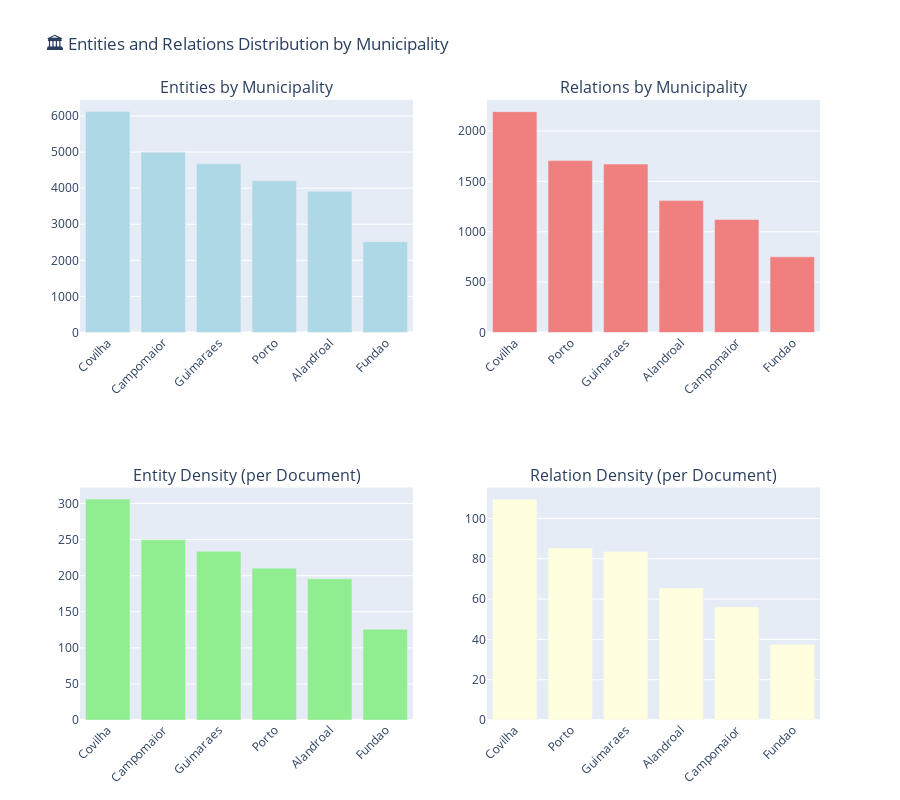

Source (notebook cell):
### Code cell
# Analysis of entities and relations by municipality
print("=== ENTITIES AND RELATIONS BY MUNICIPALITY ===")

if not entities_df.empty:
    # Group entities by municipality
    entities_by_municipality = entities_df.groupby('municipality').agg({
        'entity_id': 'count',  # Count of entities
        'entity_label': lambda x: x.value_counts().to_dict()  # Entity type distribution per municipality
    }).rename(columns={'entity_id': 'total_entities'})
    
    print("\n📊 ENTITY COUNTS BY MUNICIPALITY:")
    entities_by_municipality_sorted = entities_by_municipality.sort_values('total_entities', ascending=False)
    
    for municipality, row in entities_by_municipality_sorted.iterrows():
        total_entities = row['total_entities']
        print(f"\n🏛️ {municipality}: {total_entities:,} entities")
        
        # Show entity type breakdown for this municipality
        entity_types = row['entity_label']
        for entity_type, count in sorted(entity_types.items(), key=lambda x: x[1], reverse=True):
            percentage = (count / total_entities) * 100
            print(f"   • {entity_type}: {count:,} ({percentage:.1f}%)")

if not relations_df.empty:
    # Group relations by municipality
    relations_by_municipality = relations_df.groupby('municipality').agg({
        'relation_id': 'count',  # Count of relations
        'relation_type': lambda x: x.value_counts().to_dict()  # Relation type distribution per municipality
    }).rename(columns={'relation_id': 'total_relations'})
    
    print("\n\n🔗 RELATION COUNTS BY MUNICIPALITY:")
    relations_by_municipality_sorted = relations_by_municipality.sort_values('total_relations', ascending=False)
    
    for municipality, row in relations_by_municipality_sorted.iterrows():
        total_relations = row['total_relations']
        print(f"\n🏛️ {municipality}: {total_relations:,} relations")
        
        # Show relation type breakdown for this municipality
        relation_types = row['relation_type']
        for relation_type, count in sorted(relation_types.items(), key=lambda x: x[1], reverse=True):
            percentage = (count / total_relations) * 100
            print(f"   • {relation_type}: {count:,} ({percentage:.1f}%)")

# Create visualization combining entities and relations by municipality
if not entities_df.empty or not relations_df.empty:
    fig = make_subplots(
        rows=2, cols=2,
        subplot_titles=(
            'Entities by Municipality', 'Relations by Municipality',
            'Entity Density (per Document)', 'Relation Density (per Document)'
        ),
        specs=[[{'type': 'bar'}, {'type': 'bar'}],
               [{'type': 'bar'}, {'type': 'bar'}]]
    )
    
    # Entities by municipality
    if not entities_df.empty:
        entity_counts = entities_by_municipality_sorted['total_entities']
        fig.add_trace(
            go.Bar(
                x=entity_counts.index,
                y=entity_counts.values,
                name='Entities',
                marker_color='lightblue'
            ),
            row=1, col=1
        )
        
        # Calculate entity density (entities per document)
        if not documents_df.empty:
            doc_counts_by_municipality = documents_df['municipality'].value_counts()
            entity_density = entity_counts / doc_counts_by_municipality.reindex(entity_counts.index)
            
            fig.add_trace(
                go.Bar(
                    x=entity_density.index,
                    y=entity_density.values,
                    name='Entity Density',
                    marker_color='lightgreen'
                ),
                row=2, col=1
            )
    
    # Relations by municipality
    if not relations_df.empty:
        relation_counts = relations_by_municipality_sorted['total_relations']
        fig.add_trace(
            go.Bar(
                x=relation_counts.index,
                y=relation_counts.values,
                name='Relations',
                marker_color='lightcoral'
            ),
            row=1, col=2
        )
        
        # Calculate relation density (relations per document)
        if not documents_df.empty:
            doc_counts_by_municipality = documents_df['municipality'].value_counts()
            relation_density = relation_counts / doc_counts_by_municipality.reindex(relation_counts.index)
            
            fig.add_trace(
                go.Bar(
                    x=relation_density.index,
                    y=relation_density.values,
                    name='Relation Density',
                    marker_color='lightyellow'
                ),
                row=2, col=2
            )
    
    fig.update_layout(
        title_text="🏛️ Entities and Relations Distribution by Municipality",
        height=800,
        showlegend=False
    )
    
    # Rotate x-axis labels for better readability
    fig.update_xaxes(tickangle=-45)
    
    fig.show()
    
    # Save figure
    fig.write_html(FIGURES_DIR / 'entities_relations_by_municipality.html')
    fig.write_image(FIGURES_DIR / 'entities_relations_by_municipality.png', width=1400, height=800)
    
    print(f"\n💾 Municipality analysis visualization saved")

# Summary statistics
if not entities_df.empty and not relations_df.empty:
    print(f"\n📈 SUMMARY STATISTICS:")
    print(f"• Total municipalities with entities: {len(entities_by_municipality)}")
    print(f"• Total municipalities with relations: {len(relations_by_municipality)}")
    print(f"• Average entities per municipality: {entities_by_municipality['total_entities'].mean():.1f}")
    print(f"• Average relations per municipality: {relations_by_municipality['total_relations'].mean():.1f}")
    
    # Find municipalities with highest/lowest counts
    max_entities_mun = entities_by_municipality['total_entities'].idxmax()
    min_entities_mun = entities_by_municipality['total_entities'].idxmin()
    max_relations_mun = relations_by_municipality['total_relations'].idxmax()
    min_relations_mun = relations_by_municipality['total_relations'].idxmin()
    
    print(f"\n🏆 Municipality with most entities: {max_entities_mun} ({entities_by_municipality.loc[max_entities_mun, 'total_entities']:,})")
    print(f"🏆 Municipality with most relations: {max_relations_mun} ({relations_by_municipality.loc[max_relations_mun, 'total_relations']:,})")
    print(f"📉 Municipality with fewest entities: {min_entities_mun} ({entities_by_municipality.loc[min_entities_mun, 'total_entities']:,})")
    print(f"📉 Municipality with fewest relations: {min_relations_mun} ({relations_by_municipality.loc[min_relations_mun, 'total_relations']:,})")

### Figure 1 — Plotly figure (JSON) as saved in the notebook; plotly's stock layout.template omitted (floating-point values rounded to 4 significant figures)
{"data": [{"marker": {"color": "lightblue"}, "name": "Entities", "type": "bar", "x": ["Covilha", "Campomaior", "Guimaraes", "Porto", "Alandroal", "Fundao"], "xaxis": "x", "y": [6122, 4998, 4674, 4209, 3916, 2516], "yaxis": "y"}, {"marker": {"color": "lightgreen"}, "name": "Entity Density", "type": "bar", "x": ["Covilha", "Campomaior", "Guimaraes", "Porto", "Alandroal", "Fundao"], "xaxis": "x3", "y": [306.1, 249.9, 233.7, 210.4, 195.8, 125.8], "yaxis": "y3"}, {"marker": {"color": "lightcoral"}, "name": "Relations", "type": "bar", "x": ["Covilha", "Porto", "Guimaraes", "Alandroal", "Campomaior", "Fundao"], "xaxis": "x2", "y": [2192, 1706, 1672, 1309, 1122, 751], "yaxis": "y2"}, {"marker": {"color": "lightyellow"}, "name": "Relation Density", "type": "bar", "x": ["Covilha", "Porto", "Guimaraes", "Alandroal", "Campomaior", "Fundao"], "xaxis": "x4", "y": [109.6, 85.3, 83.6, 65.45, 56.1, 37.55], "yaxis": "y4"}], "layout": {"annotations": [{"font": {"size": 16}, "showarrow": false, "text": "Entities by Municipality", "x": 0.225, "xanchor": "center", "xref": "paper", "y": 1, "yanchor": "bottom", "yref": "paper"}, {"font": {"size": 16}, "showarrow": false, "text": "Relations by Municipality", "x": 0.775, "xanchor": "center", "xref": "paper", "y": 1, "yanchor": "bottom", "yref": "paper"}, {"font": {"size": 16}, "showarrow": false, "text": "Entity Density (per Document)", "x": 0.225, "xanchor": "center", "xref": "paper", "y": 0.375, "yanchor": "bottom", "yref": "paper"}, {"font": {"size": 16}, "showarrow": false, "text": "Relation Density (per Document)", "x": 0.775, "xanchor": "center", "xref": "paper", "y": 0.375, "yanchor": "bottom", "yref": "paper"}], "height": 800, "showlegend": false, "title": {"text": "🏛️ Entities and Relations Distribution by Municipality"}, "xaxis": {"anchor": "y", "domain": [0, 0.45], "tickangle": -45}, "xaxis2": {"anchor": "y2", "domain": [0.55, 1], "tickangle": -45}, "xaxis3": {"anchor": "y3", "domain": [0, 0.45], "tickangle": -45}, "xaxis4": {"anchor": "y4", "domain": [0.55, 1], "tickangle": -45}, "yaxis": {"anchor": "x", "domain": [0.625, 1]}, "yaxis2": {"anchor": "x2", "domain": [0.625, 1]}, "yaxis3": {"anchor": "x3", "domain": [0, 0.375]}, "yaxis4": {"anchor": "x4", "domain": [0, 0.375]}}}
